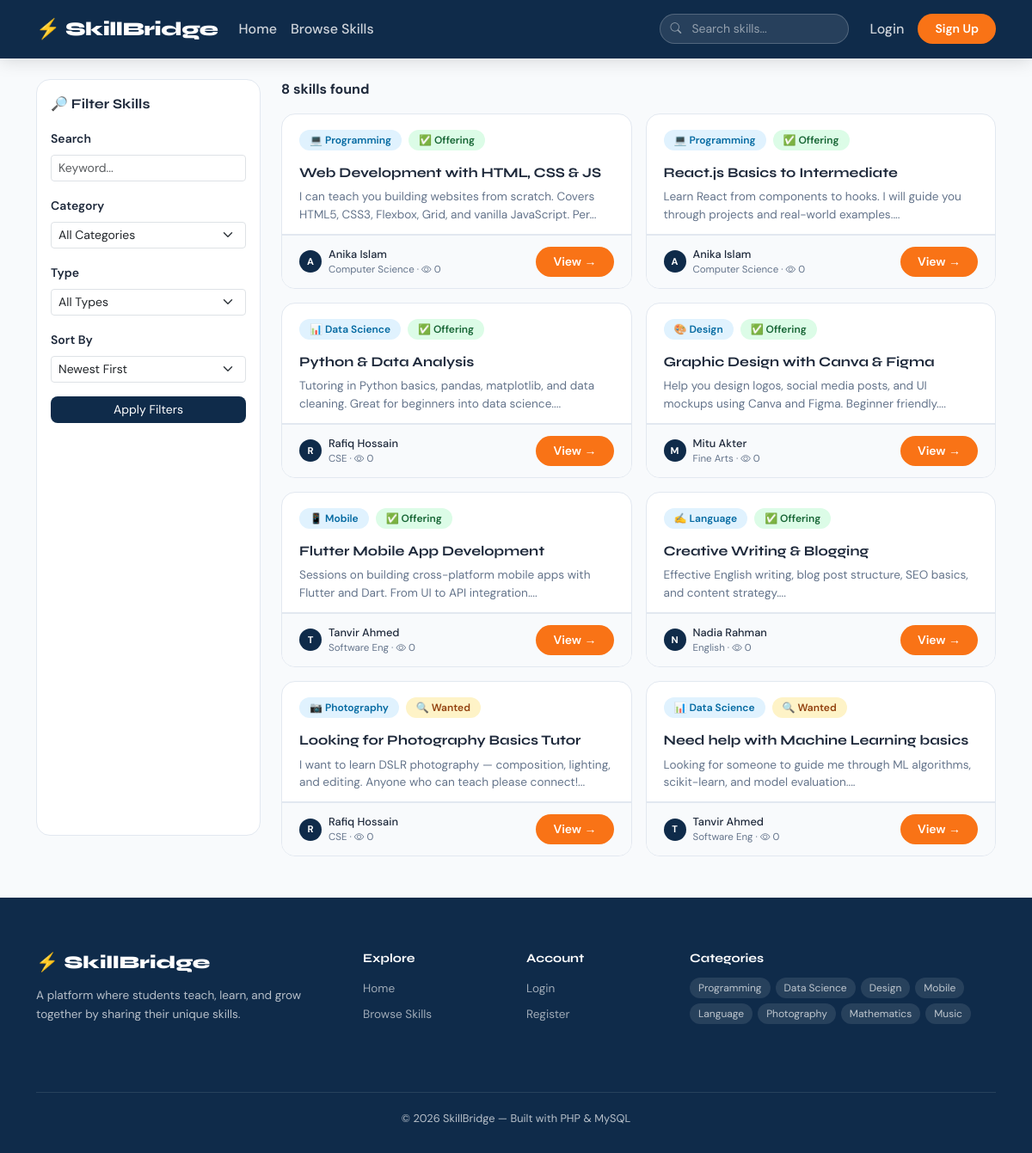
/pages/skills/browse.php, run on the app's committed database.
### tables this page shows
CREATE TABLE IF NOT EXISTS skills (
    id           INT AUTO_INCREMENT PRIMARY KEY,
    user_id      INT NOT NULL,
    title        VARCHAR(150) NOT NULL,
    description  TEXT NOT NULL,
    category     VARCHAR(80) NOT NULL,
    tags         VARCHAR(255),
    skill_type   ENUM('offer','request') DEFAULT 'offer',
    status       ENUM('active','closed') DEFAULT 'active',
    views        INT DEFAULT 0,
    created_at   TIMESTAMP DEFAULT CURRENT_TIMESTAMP,
    FOREIGN KEY (user_id) REFERENCES users(id) ON DELETE CASCADE
);

CREATE TABLE IF NOT EXISTS users (
    id           INT AUTO_INCREMENT PRIMARY KEY,
    name         VARCHAR(100) NOT NULL,
    email        VARCHAR(100) UNIQUE NOT NULL,
    password     VARCHAR(255) NOT NULL,
    bio          TEXT,
    department   VARCHAR(100),
    semester     VARCHAR(20),
    role         ENUM('student','admin') DEFAULT 'student',
    created_at   TIMESTAMP DEFAULT CURRENT_TIMESTAMP
);

### config/functions.php (called while the page is built, shortened)
<?php
function sanitize(string $val): string {
    return htmlspecialchars(trim($val), ENT_QUOTES, 'UTF-8');
}
function getCategoryIcon(string $cat): string {
    return match(strtolower($cat)) {
        'programming'  => '💻',
        'data science' => '📊',
        'design'       => '🎨',
        'mobile'       => '📱',
        'language'     => '✍️',
        'photography'  => '📷',
        'mathematics'  => '📐',
        'music'        => '🎵',
        default        => '🔧',
    };
}

### pages/skills/browse.php (the view, shortened to what this page needs)
<?php
require_once '../../config/db.php';
require_once '../../config/functions.php';
$search   = trim($_GET['search']   ?? '');
$sort     = trim($_GET['sort']     ?? 'newest');
$where  = ["s.status = 'active'"];
$params = [];
$orderBy = match($sort) {
    'views'  => 's.views DESC',
    'oldest' => 's.created_at ASC',
    default  => 's.created_at DESC',
};
$sql = "SELECT s.*, u.name AS uname, u.department
        FROM skills s JOIN users u ON s.user_id=u.id
        WHERE " . implode(' AND ', $where) . "
        ORDER BY $orderBy";
$stmt = $pdo->prepare($sql);
$stmt->execute($params);
$skills = $stmt->fetchAll();
require_once '../../includes/header.php';
?>
<div class="row">
    <div class="col-lg-3 mb-4">
        <div class="skill-card p-3">
            <div class="fw-bold mb-3" style="font-family:'Syne',sans-serif;">🔎 Filter Skills</div>
            <form method="GET">
                <div class="mb-3">
                    <label class="form-label small fw-semibold">Search</label>
                    <input type="text" name="search" class="form-control form-control-sm" value="<?= sanitize($search) ?>" placeholder="Keyword...">
                </div>
                <div class="mb-3">
                    <label class="form-label small fw-semibold">Category</label>
                    <select name="category" class="form-select form-select-sm">
                        <option value="">All Categories</option>
                    </select>
                </div>
                <div class="mb-3">
                    <label class="form-label small fw-semibold">Type</label>
                    <select name="type" class="form-select form-select-sm">
                        <option value="">All Types</option>
                    </select>
                </div>
                <div class="mb-3">
                    <label class="form-label small fw-semibold">Sort By</label>
                    <select name="sort" class="form-select form-select-sm">
                        <option value="newest" <?= $sort==='newest'?'selected':'' ?>>Newest First</option>
                    </select>
                </div>
                <button type="submit" class="btn btn-sm w-100" style="background:var(--primary);color:#fff;border-radius:8px;">Apply Filters</button>
            </form>
        </div>
    </div>
    <div class="col-lg-9">
        <div class="d-flex justify-content-between align-items-center mb-3">
            <div>
                <span class="fw-bold"><?= count($skills) ?> skill<?= count($skills)!=1?'s':'' ?> found</span>
            </div>
        </div>
        <?php if (empty($skills)): ?>
        <div class="empty-state">
            <div class="icon">🔍</div>
            <h5>No skills found</h5>
            <p>Try different keywords or filters</p>
        </div>
        <?php else: ?>
        <div class="row g-3">
            <?php foreach ($skills as $sk): ?>
            <div class="col-md-6">
                <div class="skill-card">
                    <div class="skill-card-header">
                        <div class="d-flex gap-2 mb-2">
                            <span class="category-pill"><?= getCategoryIcon($sk['category']) ?> <?= sanitize($sk['category']) ?></span>
                            <span class="category-pill type-<?= $sk['skill_type'] ?>"><?= $sk['skill_type']==='offer'?'✅ Offering':'🔍 Wanted' ?></span>
                        </div>
                        <div class="skill-title"><?= sanitize($sk['title']) ?></div>
                        <p class="skill-desc mb-0"><?= sanitize(substr($sk['description'],0,110)) ?>...</p>
                    </div>
                    <div class="skill-card-footer d-flex justify-content-between align-items-center">
                        <div class="user-mini">
                            <div class="avatar-xs"><?= strtoupper(substr($sk['uname'],0,1)) ?></div>
                            <div>
                                <div class="user-mini-name"><?= sanitize($sk['uname']) ?></div>
                                <div class="user-mini-dept"><?= sanitize($sk['department']) ?> · <i class="bi bi-eye"></i> <?= $sk['views'] ?></div>
                            </div>
                        </div>
                        <a href="view.php?id=<?= $sk['id'] ?>" class="btn btn-sm btn-accent">View →</a>
                    </div>
                </div>
            </div>
            <?php endforeach; ?>
        </div>
        <?php endif; ?>
    </div>
</div>
<?php require_once '../../includes/footer.php'; ?>

### assets/css/style.css (style rules this page uses)
:root { --primary: #0f2b4a; --accent: #f97316; --accent2: #06b6d4; --light-bg: #f8fafc; --card-bg: #ffffff; --border: #e2e8f0; --text: #1e293b; --muted: #64748b; --success: #10b981; --danger: #ef4444; }
* { box-sizing: border-box; }
body { font-family: 'DM Sans', sans-serif; background: var(--light-bg); color: var(--text); margin: 0; }
.btn-accent { background: var(--accent); color: #fff; border: none; border-radius: 24px; padding: 7px 20px; font-weight: 600; font-size: 0.875rem; transition: all 0.2s; }
.skill-card { background: var(--card-bg); border-radius: 16px; border: 1px solid var(--border); transition: all 0.25s; overflow: hidden; height: 100%; }
.skill-card-header { padding: 18px 20px 12px; border-bottom: 1px solid var(--border); }
.skill-card-footer { padding: 12px 20px; background: #f8fafc; border-top: 1px solid var(--border); }
.category-pill { display: inline-block; padding: 3px 12px; border-radius: 20px; font-size: 0.75rem; font-weight: 600; background: #e0f2fe; color: #0369a1; margin-bottom: 8px; }
.type-offer { background: #dcfce7; color: #166534; }
.type-request { background: #fef3c7; color: #92400e; }
.skill-title { font-family:'Syne',sans-serif; font-weight:700; font-size:1rem; color:var(--text); margin:0 0 8px; line-height:1.3; }
.skill-desc { font-size:0.85rem; color:var(--muted); line-height:1.5; }
.user-mini { display:flex; align-items:center; gap:8px; }
.user-mini .avatar-xs { width:26px; height:26px; border-radius:50%; background:var(--primary); color:#fff; display:flex; align-items:center; justify-content:center; font-size:0.7rem; font-weight:700; }
.user-mini-name { font-size:0.8rem; font-weight:500; }
.user-mini-dept { font-size:0.72rem; color:var(--muted); }

### data on the page
skills: category "💻", category "Programming", skill_type "✅ Offering", title "Web Development with HTML, CSS & JS", description "I can teach you building websites from scratch. Covers HTML5, CSS3, Flexbox, Grid, and vanilla JavaScript. Per", user.name "A", user.name "Anika Islam", user.department "Computer Science", views "0"
skills: category "💻", category "Programming", skill_type "✅ Offering", title "React.js Basics to Intermediate", description "Learn React from components to hooks. I will guide you through projects and real-world examples.", user.name "A", user.name "Anika Islam", user.department "Computer Science", views "0"
skills: category "📊", category "Data Science", skill_type "✅ Offering", title "Python & Data Analysis", description "Tutoring in Python basics, pandas, matplotlib, and data cleaning. Great for beginners into data science.", user.name "R", user.name "Rafiq Hossain", user.department "CSE", views "0"
skills: category "🎨", category "Design", skill_type "✅ Offering", title "Graphic Design with Canva & Figma", description "Help you design logos, social media posts, and UI mockups using Canva and Figma. Beginner friendly.", user.name "M", user.name "Mitu Akter", user.department "Fine Arts", views "0"
skills: category "📱", category "Mobile", skill_type "✅ Offering", title "Flutter Mobile App Development", description "Sessions on building cross-platform mobile apps with Flutter and Dart. From UI to API integration.", user.name "T", user.name "Tanvir Ahmed", user.department "Software Eng", views "0"
skills: category "✍️", category "Language", skill_type "✅ Offering", title "Creative Writing & Blogging", description "Effective English writing, blog post structure, SEO basics, and content strategy.", user.name "N", user.name "Nadia Rahman", user.department "English", views "0"
skills: category "📷", category "Photography", skill_type "🔍 Wanted", title "Looking for Photography Basics Tutor", description "I want to learn DSLR photography — composition, lighting, and editing. Anyone who can teach please connect!", user.name "R", user.name "Rafiq Hossain", user.department "CSE", views "0"
skills: category "📊", category "Data Science", skill_type "🔍 Wanted", title "Need help with Machine Learning basics", description "Looking for someone to guide me through ML algorithms, scikit-learn, and model evaluation.", user.name "T", user.name "Tanvir Ahmed", user.department "Software Eng", views "0"

### other printed values
SITE_NAME "SkillBridge"
count($skills) "8"
$c "Programming"
$c "Data Science"
$c "Design"
$c "Mobile"
$c "Language"
$c "Photography"
$c "Mathematics"
$c "Music"
